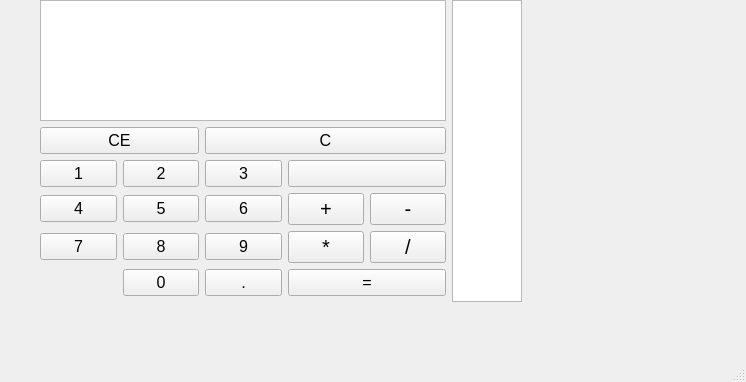
<?xml version="1.0" encoding="UTF-8"?>
<ui version="4.0">
 <class>MainWindow</class>
 <widget class="QMainWindow" name="MainWindow">
  <property name="geometry">
   <rect>
    <x>0</x>
    <y>0</y>
    <width>746</width>
    <height>382</height>
   </rect>
  </property>
  <property name="font">
   <font>
    <pointsize>12</pointsize>
   </font>
  </property>
  <property name="windowTitle">
   <string>MainWindow</string>
  </property>
  <widget class="QWidget" name="centralwidget">
   <widget class="QWidget" name="gridLayoutWidget">
    <property name="geometry">
     <rect>
      <x>40</x>
      <y>0</y>
      <width>482</width>
      <height>302</height>
     </rect>
    </property>
    <layout class="QGridLayout" name="gridLayout">
     <item row="5" column="2">
      <widget class="QPushButton" name="PointButton">
       <property name="text">
        <string>.</string>
       </property>
      </widget>
     </item>
     <item row="4" column="0">
      <widget class="QPushButton" name="pushButton7">
       <property name="text">
        <string>7</string>
       </property>
      </widget>
     </item>
     <item row="6" column="0" colspan="2">
      <layout class="QVBoxLayout" name="verticalLayout"/>
     </item>
     <item row="1" column="0" colspan="2">
      <widget class="QPushButton" name="ClearallButton">
       <property name="text">
        <string>CE</string>
       </property>
      </widget>
     </item>
     <item row="4" column="2">
      <widget class="QPushButton" name="pushButton9">
       <property name="text">
        <string>9</string>
       </property>
      </widget>
     </item>
     <item row="3" column="1">
      <widget class="QPushButton" name="pushButton5">
       <property name="text">
        <string>5</string>
       </property>
      </widget>
     </item>
     <item row="3" column="0">
      <widget class="QPushButton" name="pushButton4">
       <property name="text">
        <string>4</string>
       </property>
      </widget>
     </item>
     <item row="4" column="3">
      <widget class="QPushButton" name="MultiplyButton">
       <property name="font">
        <font>
         <pointsize>15</pointsize>
        </font>
       </property>
       <property name="text">
        <string>*</string>
       </property>
      </widget>
     </item>
     <item row="3" column="4">
      <widget class="QPushButton" name="MinusButton">
       <property name="font">
        <font>
         <pointsize>15</pointsize>
        </font>
       </property>
       <property name="text">
        <string>-</string>
       </property>
      </widget>
     </item>
     <item row="5" column="3" colspan="2">
      <widget class="QPushButton" name="equalButton">
       <property name="text">
        <string>=</string>
       </property>
      </widget>
     </item>
     <item row="3" column="3">
      <widget class="QPushButton" name="plusButton">
       <property name="font">
        <font>
         <pointsize>15</pointsize>
        </font>
       </property>
       <property name="text">
        <string>+</string>
       </property>
      </widget>
     </item>
     <item row="1" column="2" colspan="3">
      <widget class="QPushButton" name="ClearButton">
       <property name="text">
        <string>C</string>
       </property>
      </widget>
     </item>
     <item row="3" column="2">
      <widget class="QPushButton" name="pushButton6">
       <property name="text">
        <string>6</string>
       </property>
      </widget>
     </item>
     <item row="2" column="2">
      <widget class="QPushButton" name="pushButton3">
       <property name="text">
        <string>3</string>
       </property>
      </widget>
     </item>
     <item row="2" column="1">
      <widget class="QPushButton" name="pushButton2">
       <property name="text">
        <string>2</string>
       </property>
      </widget>
     </item>
     <item row="4" column="1">
      <widget class="QPushButton" name="pushButton8">
       <property name="text">
        <string>8</string>
       </property>
      </widget>
     </item>
     <item row="5" column="1">
      <widget class="QPushButton" name="pushButton0">
       <property name="text">
        <string>0</string>
       </property>
      </widget>
     </item>
     <item row="2" column="3" colspan="2">
      <widget class="QPushButton" name="DeletepushButton">
       <property name="text">
        <string/>
       </property>
       <property name="icon">
        <iconset theme="QIcon::ThemeIcon::GoPrevious"/>
       </property>
      </widget>
     </item>
     <item row="4" column="4">
      <widget class="QPushButton" name="DivideButton">
       <property name="font">
        <font>
         <pointsize>15</pointsize>
        </font>
       </property>
       <property name="text">
        <string>/</string>
       </property>
      </widget>
     </item>
     <item row="2" column="0">
      <widget class="QPushButton" name="pushButton1">
       <property name="text">
        <string>1</string>
       </property>
      </widget>
     </item>
     <item row="0" column="0" colspan="5">
      <widget class="QTextEdit" name="outputWindow"/>
     </item>
     <item row="0" column="5" rowspan="7">
      <layout class="QVBoxLayout" name="verticalLayout_2">
       <item>
        <widget class="QListWidget" name="Historywindow"/>
       </item>
      </layout>
     </item>
    </layout>
   </widget>
  </widget>
  <widget class="QMenuBar" name="menubar">
   <property name="geometry">
    <rect>
     <x>0</x>
     <y>0</y>
     <width>746</width>
     <height>27</height>
    </rect>
   </property>
  </widget>
  <widget class="QStatusBar" name="statusbar"/>
 </widget>
 <resources/>
 <connections/>
</ui>
